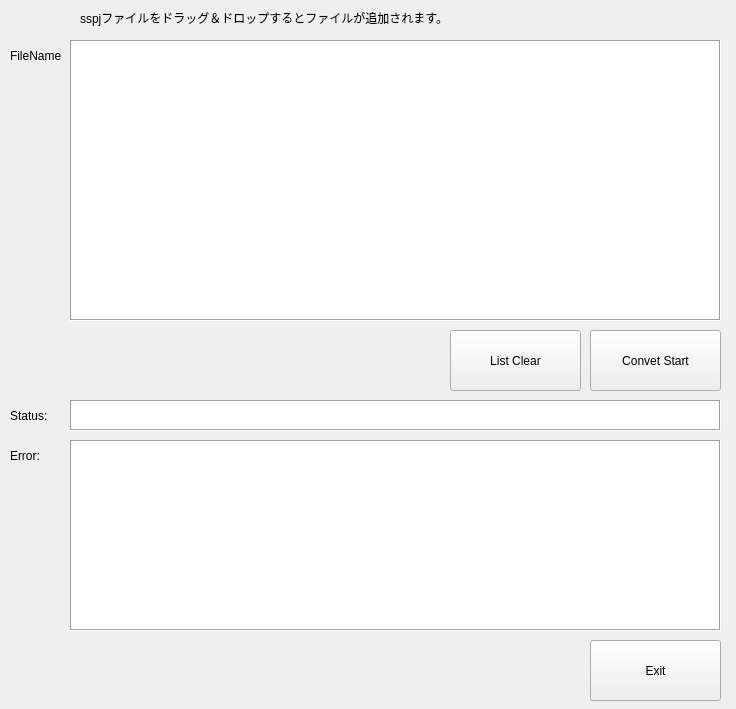
<?xml version="1.0" encoding="UTF-8"?>
<ui version="4.0">
 <class>MainWindow</class>
 <widget class="QMainWindow" name="MainWindow">
  <property name="geometry">
   <rect>
    <x>0</x>
    <y>0</y>
    <width>736</width>
    <height>709</height>
   </rect>
  </property>
  <property name="windowTitle">
   <string>MainWindow</string>
  </property>
  <widget class="QWidget" name="centralWidget">
   <widget class="QPushButton" name="pushButton_listclear">
    <property name="geometry">
     <rect>
      <x>450</x>
      <y>330</y>
      <width>131</width>
      <height>61</height>
     </rect>
    </property>
    <property name="text">
     <string>List Clear</string>
    </property>
   </widget>
   <widget class="QLabel" name="label">
    <property name="geometry">
     <rect>
      <x>10</x>
      <y>40</y>
      <width>51</width>
      <height>31</height>
     </rect>
    </property>
    <property name="text">
     <string>FileName:</string>
    </property>
    <property name="scaledContents">
     <bool>false</bool>
    </property>
   </widget>
   <widget class="QPushButton" name="pushButton_convert">
    <property name="geometry">
     <rect>
      <x>590</x>
      <y>330</y>
      <width>131</width>
      <height>61</height>
     </rect>
    </property>
    <property name="text">
     <string>Convet Start</string>
    </property>
   </widget>
   <widget class="QPushButton" name="pushButton_exit">
    <property name="geometry">
     <rect>
      <x>590</x>
      <y>640</y>
      <width>131</width>
      <height>61</height>
     </rect>
    </property>
    <property name="text">
     <string>Exit</string>
    </property>
   </widget>
   <widget class="QLabel" name="label_3">
    <property name="geometry">
     <rect>
      <x>10</x>
      <y>400</y>
      <width>50</width>
      <height>31</height>
     </rect>
    </property>
    <property name="text">
     <string>Status:</string>
    </property>
   </widget>
   <widget class="QLabel" name="label_5">
    <property name="geometry">
     <rect>
      <x>10</x>
      <y>440</y>
      <width>50</width>
      <height>31</height>
     </rect>
    </property>
    <property name="text">
     <string>Error:</string>
    </property>
   </widget>
   <widget class="QTextBrowser" name="textBrowser_err">
    <property name="geometry">
     <rect>
      <x>70</x>
      <y>440</y>
      <width>651</width>
      <height>191</height>
     </rect>
    </property>
    <property name="frameShape">
     <enum>QFrame::Box</enum>
    </property>
   </widget>
   <widget class="QTextBrowser" name="textBrowser_status">
    <property name="geometry">
     <rect>
      <x>70</x>
      <y>400</y>
      <width>651</width>
      <height>31</height>
     </rect>
    </property>
    <property name="frameShape">
     <enum>QFrame::Box</enum>
    </property>
   </widget>
   <widget class="QListWidget" name="listWidget">
    <property name="geometry">
     <rect>
      <x>70</x>
      <y>40</y>
      <width>651</width>
      <height>281</height>
     </rect>
    </property>
    <property name="frameShape">
     <enum>QFrame::Box</enum>
    </property>
   </widget>
   <widget class="QLabel" name="label_4">
    <property name="geometry">
     <rect>
      <x>80</x>
      <y>10</y>
      <width>631</width>
      <height>16</height>
     </rect>
    </property>
    <property name="text">
     <string>sspjファイルをドラッグ＆ドロップするとファイルが追加されます。</string>
    </property>
   </widget>
  </widget>
 </widget>
 <layoutdefault spacing="6" margin="11"/>
 <resources/>
 <connections/>
</ui>
